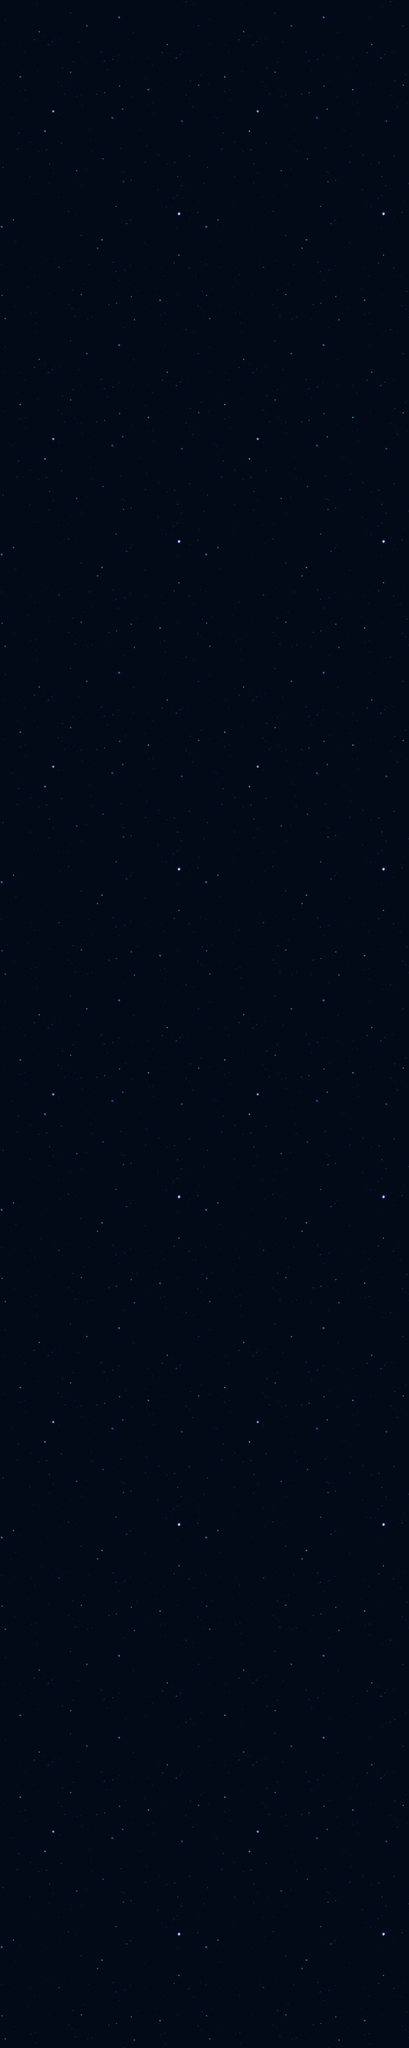

Tiled map render using the project's own tile images. Description and the whole map definition, tile-layer contents included, below:
An orthogonal 10x50 tile map with 64x64 px tiles, 1 tile layer (Background Layer).

<map version="1.0" orientation="orthogonal" renderorder="right-down" width="10" height="50" tilewidth="64" tileheight="64" nextobjectid="1">
 <tileset firstgid="1" name="stars_tileset" tilewidth="64" tileheight="64" tilecount="40" columns="5">
  <image source="stars_tileset.png" width="350" height="525" />
 </tileset>
 <layer name="Background Layer" width="10" height="50">
  <data encoding="csv">
1,2,3,4,5,1,2,3,4,5,
6,7,8,9,10,6,7,8,9,10,
11,12,13,14,15,11,12,13,14,15,
16,17,18,19,20,16,17,18,19,20,
21,22,23,24,25,21,22,23,24,25,
26,27,28,29,30,26,27,28,29,30,
31,32,33,34,35,31,32,33,34,35,
36,37,38,39,40,36,37,38,39,40,
1,2,3,4,5,1,2,3,4,5,
6,7,8,9,10,6,7,8,9,10,
11,12,13,14,15,11,12,13,14,15,
16,17,18,19,20,16,17,18,19,20,
21,22,23,24,25,21,22,23,24,25,
26,27,28,29,30,26,27,28,29,30,
31,32,33,34,35,31,32,33,34,35,
36,37,38,39,40,36,37,38,39,40,
1,2,3,4,5,1,2,3,4,5,
6,7,8,9,10,6,7,8,9,10,
11,12,13,14,15,11,12,13,14,15,
16,17,18,19,20,16,17,18,19,20,
21,22,23,24,25,21,22,23,24,25,
26,27,28,29,30,26,27,28,29,30,
31,32,33,34,35,31,32,33,34,35,
36,37,38,39,40,36,37,38,39,40,
1,2,3,4,5,1,2,3,4,5,
6,7,8,9,10,6,7,8,9,10,
11,12,13,14,15,11,12,13,14,15,
16,17,18,19,20,16,17,18,19,20,
21,22,23,24,25,21,22,23,24,25,
26,27,28,29,30,26,27,28,29,30,
31,32,33,34,35,31,32,33,34,35,
36,37,38,39,40,36,37,38,39,40,
1,2,3,4,5,1,2,3,4,5,
6,7,8,9,10,6,7,8,9,10,
11,12,13,14,15,11,12,13,14,15,
16,17,18,19,20,16,17,18,19,20,
21,22,23,24,25,21,22,23,24,25,
26,27,28,29,30,26,27,28,29,30,
31,32,33,34,35,31,32,33,34,35,
36,37,38,39,40,36,37,38,39,40,
1,2,3,4,5,1,2,3,4,5,
6,7,8,9,10,6,7,8,9,10,
1,2,3,4,5,1,2,3,4,5,
6,7,8,9,10,6,7,8,9,10,
11,12,13,14,15,11,12,13,14,15,
16,17,18,19,20,16,17,18,19,20,
21,22,23,24,25,21,22,23,24,25,
26,27,28,29,30,26,27,28,29,30,
31,32,33,34,35,31,32,33,34,35,
36,37,38,39,40,36,37,38,39,40
</data>
 </layer>
</map>
